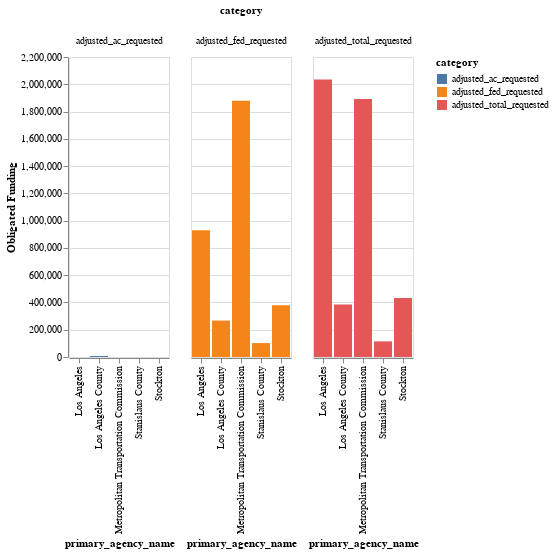

Notebook source saved alongside this figure:
### Code cell
alt.Chart(subset5).mark_bar().encode(
    x=alt.X("primary_agency_name"),
    y=alt.Y('value', title="Obligated Funding"),
    color='category:N',
     column='category:N'
)

### Figure 1 — Vega-Lite specification as saved in the notebook (floating-point values rounded to 4 significant figures)
{"config": {"view": {"continuousWidth": 400, "continuousHeight": 300}}, "data": {"name": "data-12388b949f7eaa2be040815007b13209"}, "mark": "bar", "encoding": {"color": {"field": "category", "type": "nominal"}, "column": {"field": "category", "type": "nominal"}, "x": {"field": "primary_agency_name", "type": "nominal"}, "y": {"field": "value", "title": "Obligated Funding", "type": "quantitative"}}, "$schema": "https://vega.github.io/schema/vega-lite/v4.17.0.json", "datasets": {"data-12388b949f7eaa2be040815007b13209": [{"primary_agency_name": "Los Angeles", "transit": 34, "process_days": 33.81, "category": "adjusted_total_requested", "value": 2036000.0}, {"primary_agency_name": "Stockton", "transit": 22, "process_days": 43.81, "category": "adjusted_total_requested", "value": 431800.0}, {"primary_agency_name": "Metropolitan Transportation Commission", "transit": 18, "process_days": 39.0, "category": "adjusted_total_requested", "value": 1891000.0}, {"primary_agency_name": "Stanislaus County", "transit": 17, "process_days": 16.73, "category": "adjusted_total_requested", "value": 114800.0}, {"primary_agency_name": "Los Angeles County", "transit": 14, "process_days": 36.83, "category": "adjusted_total_requested", "value": 385400.0}, {"primary_agency_name": "Los Angeles", "transit": 34, "process_days": 33.81, "category": "adjusted_fed_requested", "value": 930000.0}, {"primary_agency_name": "Stockton", "transit": 22, "process_days": 43.81, "category": "adjusted_fed_requested", "value": 379400.0}, {"primary_agency_name": "Metropolitan Transportation Commission", "transit": 18, "process_days": 39.0, "category": "adjusted_fed_requested", "value": 1880000.0}, {"primary_agency_name": "Stanislaus County", "transit": 17, "process_days": 16.73, "category": "adjusted_fed_requested", "value": 102100.0}, {"primary_agency_name": "Los Angeles County", "transit": 14, "process_days": 36.83, "category": "adjusted_fed_requested", "value": 267200.0}, {"primary_agency_name": "Los Angeles", "transit": 34, "process_days": 33.81, "category": "adjusted_ac_requested", "value": 0.0}, {"primary_agency_name": "Stockton", "transit": 22, "process_days": 43.81, "category": "adjusted_ac_requested", "value": 0.0}, {"primary_agency_name": "Metropolitan Transportation Commission", "transit": 18, "process_days": 39.0, "category": "adjusted_ac_requested", "value": 0.0}, {"primary_agency_name": "Stanislaus County", "transit": 17, "process_days": 16.73, "category": "adjusted_ac_requested", "value": 0.0}, {"primary_agency_name": "Los Angeles County", "transit": 14, "process_days": 36.83, "category": "adjusted_ac_requested", "value": 7087.0}]}}
